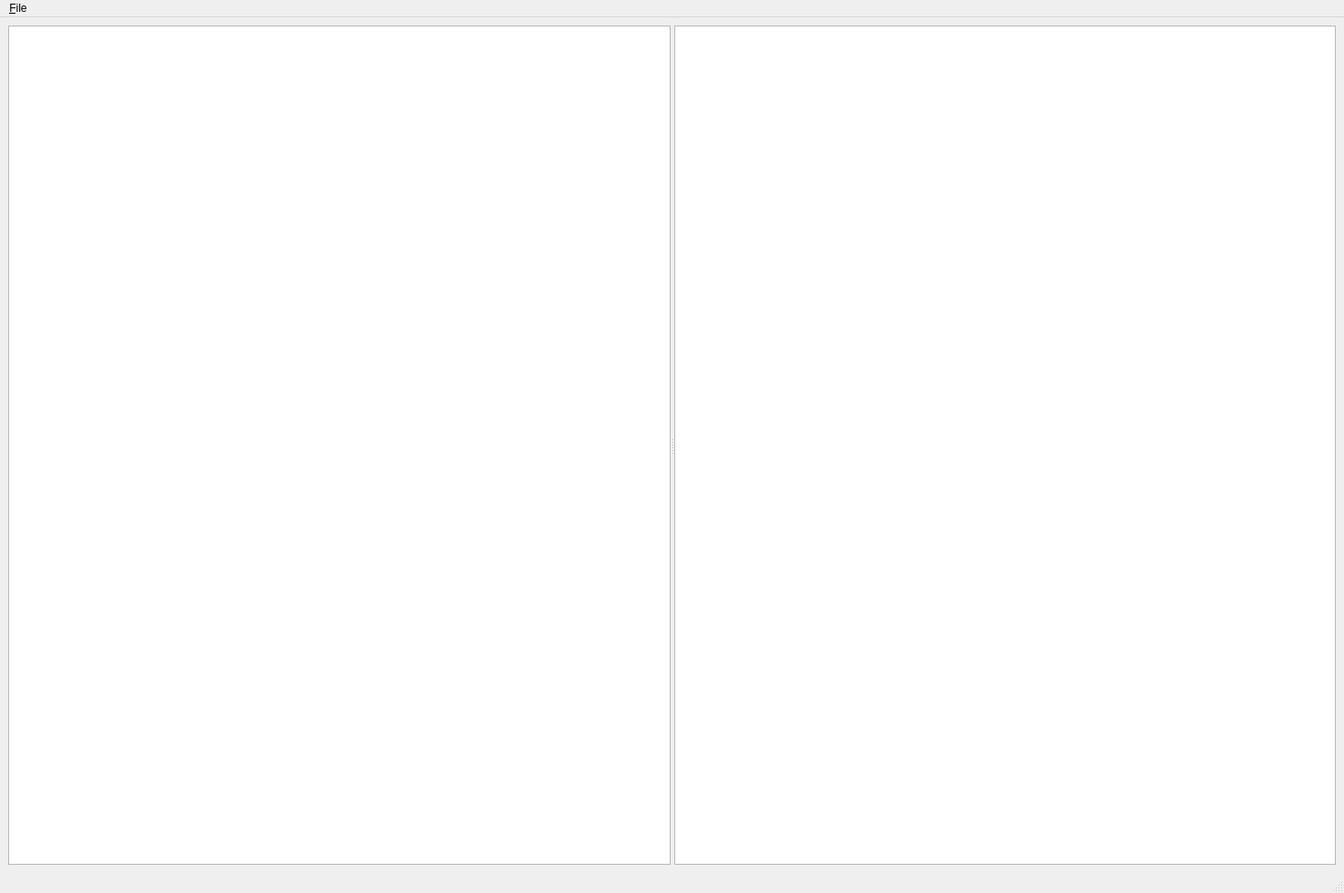
<?xml version="1.0" encoding="UTF-8"?>
<ui version="4.0">
 <class>MainWindow</class>
 <widget class="QMainWindow" name="MainWindow">
  <property name="geometry">
   <rect>
    <x>0</x>
    <y>0</y>
    <width>1475</width>
    <height>980</height>
   </rect>
  </property>
  <property name="windowTitle">
   <string>CMarkEd</string>
  </property>
  <widget class="QWidget" name="centralwidget">
   <layout class="QVBoxLayout" name="verticalLayout">
    <item>
     <widget class="QSplitter" name="splitter">
      <property name="orientation">
       <enum>Qt::Horizontal</enum>
      </property>
      <widget class="QTextEdit" name="sourceText"/>
      <widget class="QTextEdit" name="previewText"/>
     </widget>
    </item>
   </layout>
  </widget>
  <widget class="QMenuBar" name="menubar">
   <property name="geometry">
    <rect>
     <x>0</x>
     <y>0</y>
     <width>1475</width>
     <height>25</height>
    </rect>
   </property>
   <widget class="QMenu" name="menu_File">
    <property name="title">
     <string>&amp;File</string>
    </property>
    <addaction name="action_Quit"/>
   </widget>
   <addaction name="menu_File"/>
  </widget>
  <widget class="QStatusBar" name="statusbar"/>
  <action name="action_Quit">
   <property name="text">
    <string>&amp;Quit</string>
   </property>
   <property name="shortcut">
    <string>Ctrl+Q</string>
   </property>
  </action>
 </widget>
 <resources/>
 <connections>
  <connection>
   <sender>action_Quit</sender>
   <signal>triggered(bool)</signal>
   <receiver>MainWindow</receiver>
   <slot>close()</slot>
   <hints>
    <hint type="sourcelabel">
     <x>-1</x>
     <y>-1</y>
    </hint>
    <hint type="destinationlabel">
     <x>737</x>
     <y>489</y>
    </hint>
   </hints>
  </connection>
  <connection>
   <sender>sourceText</sender>
   <signal>textChanged()</signal>
   <receiver>MainWindow</receiver>
   <slot>sourceTextChanged()</slot>
   <hints>
    <hint type="sourcelabel">
     <x>626</x>
     <y>318</y>
    </hint>
    <hint type="destinationlabel">
     <x>800</x>
     <y>951</y>
    </hint>
   </hints>
  </connection>
 </connections>
 <slots>
  <slot>sourceTextChanged()</slot>
 </slots>
</ui>
